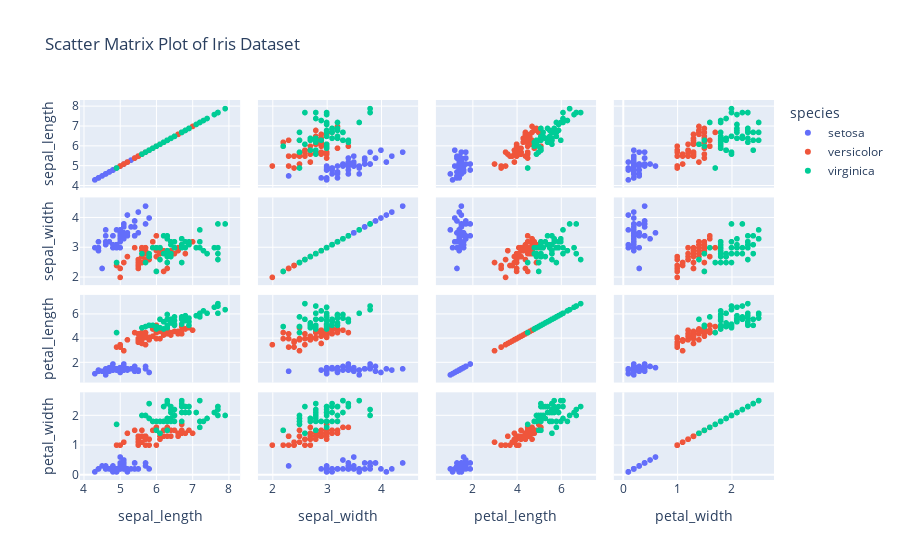

Notebook code for this chart:
### Code cell
scatter_matrix = px.scatter_matrix(
    iris,
    dimensions=["sepal_length", "sepal_width", "petal_length", "petal_width"],
    color="species",
    title="Scatter Matrix Plot of Iris Dataset"
)

# Show the plot
scatter_matrix.show()

### Figure 1 — Plotly figure (JSON) as saved in the notebook; plotly's stock layout.template omitted (floating-point values rounded to 4 significant figures)
{"data": [{"dimensions": [{"axis": {"matches": true}, "label": "sepal_length", "values": [5.1, 4.9, 4.7, 4.6, 5, 5.4, 4.6, 5, 4.4, 4.9, 5.4, 4.8, 4.8, 4.3, 5.8, 5.7, 5.4, 5.1, 5.7, 5.1, 5.4, 5.1, 4.6, 5.1, 4.8, 5, 5, 5.2, 5.2, 4.7, 4.8, 5.4, 5.2, 5.5, 4.9, 5, 5.5, 4.9, 4.4, 5.1, 5, 4.5, 4.4, 5, 5.1, 4.8, 5.1, 4.6, 5.3, 5]}, {"axis": {"matches": true}, "label": "sepal_width", "values": [3.5, 3, 3.2, 3.1, 3.6, 3.9, 3.4, 3.4, 2.9, 3.1, 3.7, 3.4, 3, 3, 4, 4.4, 3.9, 3.5, 3.8, 3.8, 3.4, 3.7, 3.6, 3.3, 3.4, 3, 3.4, 3.5, 3.4, 3.2, 3.1, 3.4, 4.1, 4.2, 3.1, 3.2, 3.5, 3.6, 3, 3.4, 3.5, 2.3, 3.2, 3.5, 3.8, 3, 3.8, 3.2, 3.7, 3.3]}, {"axis": {"matches": true}, "label": "petal_length", "values": [1.4, 1.4, 1.3, 1.5, 1.4, 1.7, 1.4, 1.5, 1.4, 1.5, 1.5, 1.6, 1.4, 1.1, 1.2, 1.5, 1.3, 1.4, 1.7, 1.5, 1.7, 1.5, 1, 1.7, 1.9, 1.6, 1.6, 1.5, 1.4, 1.6, 1.6, 1.5, 1.5, 1.4, 1.5, 1.2, 1.3, 1.4, 1.3, 1.5, 1.3, 1.3, 1.3, 1.6, 1.9, 1.4, 1.6, 1.4, 1.5, 1.4]}, {"axis": {"matches": true}, "label": "petal_width", "values": [0.2, 0.2, 0.2, 0.2, 0.2, 0.4, 0.3, 0.2, 0.2, 0.1, 0.2, 0.2, 0.1, 0.1, 0.2, 0.4, 0.4, 0.3, 0.3, 0.3, 0.2, 0.4, 0.2, 0.5, 0.2, 0.2, 0.4, 0.2, 0.2, 0.2, 0.2, 0.4, 0.1, 0.2, 0.2, 0.2, 0.2, 0.1, 0.2, 0.2, 0.3, 0.3, 0.2, 0.6, 0.4, 0.3, 0.2, 0.2, 0.2, 0.2]}], "hovertemplate": "species=setosa<br>%{xaxis.title.text}=%{x}<br>%{yaxis.title.text}=%{y}<extra></extra>", "legendgroup": "setosa", "marker": {"color": "#636efa", "symbol": "circle"}, "name": "setosa", "showlegend": true, "type": "splom"}, {"dimensions": [{"axis": {"matches": true}, "label": "sepal_length", "values": [7, 6.4, 6.9, 5.5, 6.5, 5.7, 6.3, 4.9, 6.6, 5.2, 5, 5.9, 6, 6.1, 5.6, 6.7, 5.6, 5.8, 6.2, 5.6, 5.9, 6.1, 6.3, 6.1, 6.4, 6.6, 6.8, 6.7, 6, 5.7, 5.5, 5.5, 5.8, 6, 5.4, 6, 6.7, 6.3, 5.6, 5.5, 5.5, 6.1, 5.8, 5, 5.6, 5.7, 5.7, 6.2, 5.1, 5.7]}, {"axis": {"matches": true}, "label": "sepal_width", "values": [3.2, 3.2, 3.1, 2.3, 2.8, 2.8, 3.3, 2.4, 2.9, 2.7, 2, 3, 2.2, 2.9, 2.9, 3.1, 3, 2.7, 2.2, 2.5, 3.2, 2.8, 2.5, 2.8, 2.9, 3, 2.8, 3, 2.9, 2.6, 2.4, 2.4, 2.7, 2.7, 3, 3.4, 3.1, 2.3, 3, 2.5, 2.6, 3, 2.6, 2.3, 2.7, 3, 2.9, 2.9, 2.5, 2.8]}, {"axis": {"matches": true}, "label": "petal_length", "values": [4.7, 4.5, 4.9, 4, 4.6, 4.5, 4.7, 3.3, 4.6, 3.9, 3.5, 4.2, 4, 4.7, 3.6, 4.4, 4.5, 4.1, 4.5, 3.9, 4.8, 4, 4.9, 4.7, 4.3, 4.4, 4.8, 5, 4.5, 3.5, 3.8, 3.7, 3.9, 5.1, 4.5, 4.5, 4.7, 4.4, 4.1, 4, 4.4, 4.6, 4, 3.3, 4.2, 4.2, 4.2, 4.3, 3, 4.1]}, {"axis": {"matches": true}, "label": "petal_width", "values": [1.4, 1.5, 1.5, 1.3, 1.5, 1.3, 1.6, 1, 1.3, 1.4, 1, 1.5, 1, 1.4, 1.3, 1.4, 1.5, 1, 1.5, 1.1, 1.8, 1.3, 1.5, 1.2, 1.3, 1.4, 1.4, 1.7, 1.5, 1, 1.1, 1, 1.2, 1.6, 1.5, 1.6, 1.5, 1.3, 1.3, 1.3, 1.2, 1.4, 1.2, 1, 1.3, 1.2, 1.3, 1.3, 1.1, 1.3]}], "hovertemplate": "species=versicolor<br>%{xaxis.title.text}=%{x}<br>%{yaxis.title.text}=%{y}<extra></extra>", "legendgroup": "versicolor", "marker": {"color": "#EF553B", "symbol": "circle"}, "name": "versicolor", "showlegend": true, "type": "splom"}, {"dimensions": [{"axis": {"matches": true}, "label": "sepal_length", "values": [6.3, 5.8, 7.1, 6.3, 6.5, 7.6, 4.9, 7.3, 6.7, 7.2, 6.5, 6.4, 6.8, 5.7, 5.8, 6.4, 6.5, 7.7, 7.7, 6, 6.9, 5.6, 7.7, 6.3, 6.7, 7.2, 6.2, 6.1, 6.4, 7.2, 7.4, 7.9, 6.4, 6.3, 6.1, 7.7, 6.3, 6.4, 6, 6.9, 6.7, 6.9, 5.8, 6.8, 6.7, 6.7, 6.3, 6.5, 6.2, 5.9]}, {"axis": {"matches": true}, "label": "sepal_width", "values": [3.3, 2.7, 3, 2.9, 3, 3, 2.5, 2.9, 2.5, 3.6, 3.2, 2.7, 3, 2.5, 2.8, 3.2, 3, 3.8, 2.6, 2.2, 3.2, 2.8, 2.8, 2.7, 3.3, 3.2, 2.8, 3, 2.8, 3, 2.8, 3.8, 2.8, 2.8, 2.6, 3, 3.4, 3.1, 3, 3.1, 3.1, 3.1, 2.7, 3.2, 3.3, 3, 2.5, 3, 3.4, 3]}, {"axis": {"matches": true}, "label": "petal_length", "values": [6, 5.1, 5.9, 5.6, 5.8, 6.6, 4.5, 6.3, 5.8, 6.1, 5.1, 5.3, 5.5, 5, 5.1, 5.3, 5.5, 6.7, 6.9, 5, 5.7, 4.9, 6.7, 4.9, 5.7, 6, 4.8, 4.9, 5.6, 5.8, 6.1, 6.4, 5.6, 5.1, 5.6, 6.1, 5.6, 5.5, 4.8, 5.4, 5.6, 5.1, 5.1, 5.9, 5.7, 5.2, 5, 5.2, 5.4, 5.1]}, {"axis": {"matches": true}, "label": "petal_width", "values": [2.5, 1.9, 2.1, 1.8, 2.2, 2.1, 1.7, 1.8, 1.8, 2.5, 2, 1.9, 2.1, 2, 2.4, 2.3, 1.8, 2.2, 2.3, 1.5, 2.3, 2, 2, 1.8, 2.1, 1.8, 1.8, 1.8, 2.1, 1.6, 1.9, 2, 2.2, 1.5, 1.4, 2.3, 2.4, 1.8, 1.8, 2.1, 2.4, 2.3, 1.9, 2.3, 2.5, 2.3, 1.9, 2, 2.3, 1.8]}], "hovertemplate": "species=virginica<br>%{xaxis.title.text}=%{x}<br>%{yaxis.title.text}=%{y}<extra></extra>", "legendgroup": "virginica", "marker": {"color": "#00cc96", "symbol": "circle"}, "name": "virginica", "showlegend": true, "type": "splom"}], "layout": {"autosize": true, "dragmode": "select", "legend": {"title": {"text": "species"}, "tracegroupgap": 0}, "title": {"text": "Scatter Matrix Plot of Iris Dataset"}, "xaxis": {"autorange": true, "range": [3.598, 8.602], "type": "linear"}, "xaxis2": {"autorange": true, "range": [1.532, 4.868], "type": "linear"}, "xaxis3": {"autorange": true, "range": [-0.1504, 8.05], "type": "linear"}, "xaxis4": {"autorange": true, "range": [-0.368, 2.968], "type": "linear"}, "yaxis": {"autorange": true, "range": [3.598, 8.602], "type": "linear"}, "yaxis2": {"autorange": true, "range": [1.532, 4.868], "type": "linear"}, "yaxis3": {"autorange": true, "range": [-0.1504, 8.05], "type": "linear"}, "yaxis4": {"autorange": true, "range": [-0.368, 2.968], "type": "linear"}}}
